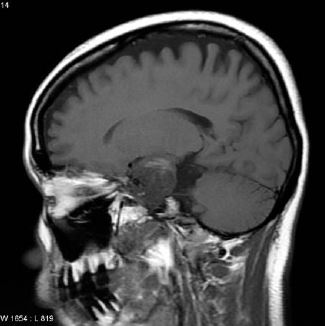
#> input picture Imagenes_Pruebas/cerebro.JPG, 325 x 326 px
$ jupyter execute --allow-errors '3.5 Añadir ruido tipo impulsivo.ipynb'
#> lines starting #> are read from the running program, lines starting #| are printed output that depends on the picture; after the words box and inside, x2 and y2 are one past the last pixel; in counts of white or black regions, pixels touching at a corner belong together
# Añadir ruido tipo impulsivo

# Ejercicio 3.5

* Seleccione una imagen

* Convertir a escala de gris

* Añadir ruido impulsivo cambiando los parámetros de la función anterior en al menos 3 casos diferentes

* Usando la función de Octave imnoise genere ruido impulsivo usando los mismos parámteros que usó anteriormente

* Por cada ejecución presente la imagen original y la imagen con ruido impulsivo,

[cell 1]
#Ejecutar para ver imagen original
from skimage import io

original = io.imread('Imagenes_Pruebas/cerebro.JPG')
#> original is the input picture: shape (326, 325, 3); min 0, max 255, mean 67
io.imshow(original)

[cell 2]
import numpy as np
import cv2 as cv
from skimage import io
import math


#Añade ruido impulsivo a una imagen

# b: imagen de salida con ruido
# a: imagen de entrada
# p: probabilidad del ruido
# imin: valor del impulso de ruido mínimo
# imax: valor del impulso de ruido máximo

a = io.imread('Imagenes_Pruebas/cerebro.JPG',0)
p = 0.02
imin = 2
imax = 4

print(a.shape)
#| (326, 325, 3)
mp = math.ceil(p*a.shape[0]*a.shape[1])
#> mp = 2119
turno = 0
b = a
for inp in range (mp):
    k = math.ceil(a.shape[0]*np.random.rand())-1
    l = math.ceil(a.shape[1]*np.random.rand())-1
    if (turno ==0):
        turno = 1
    else:
        turno = 0
        b[k][l] = imin
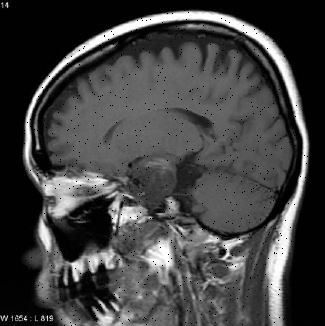
#> b: shape (326, 325, 3); 0.97% of pixels changed, all inside (x1, y1, x2, y2) = (0, 0, 325, 326)
io.imshow(b)

[cell 3]
import numpy as np
from skimage import io
import cv2
from matplotlib import pyplot as plt
from skimage.util import random_noise

I = cv2.imread('Imagenes_Pruebas/cerebro.JPG', 0); # 1/ -1: color mode; 0: gray mode
#> I: shape (326, 325); min 0, max 255, mean 67
#> (the rest of this cell did not finish here and is left out)


$ run again, with Imagenes_Pruebas/1gamma.jpg copied over Imagenes_Pruebas/cerebro.JPG
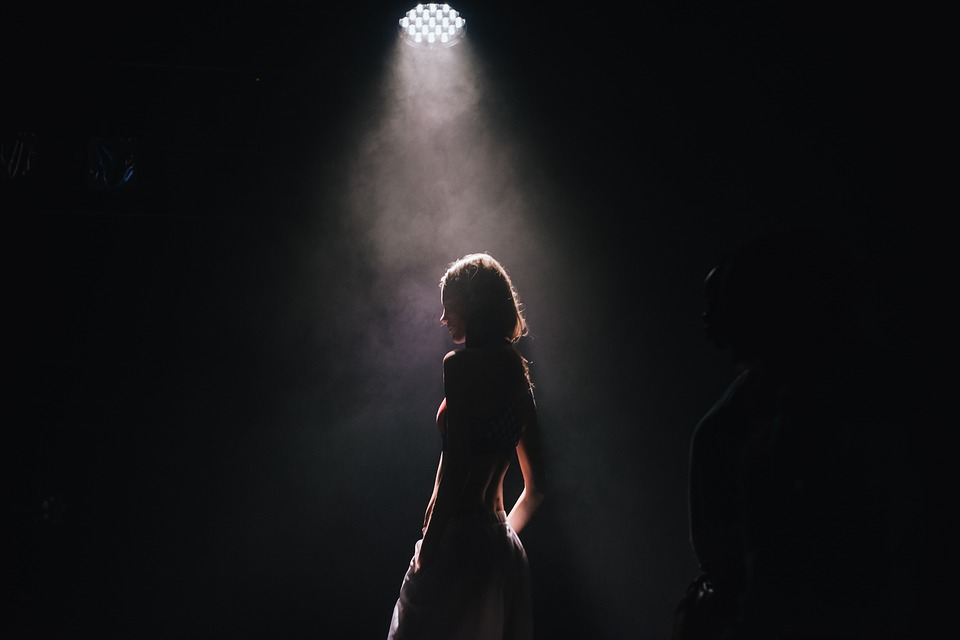
#> input picture Imagenes_Pruebas/1gamma.jpg, 960 x 640 px
#> original is the input picture: shape (640, 960, 3); mean R, G, B 21.4, 21.2, 23
#| (640, 960, 3)
#> after the loop `for inp in range (mp):`:
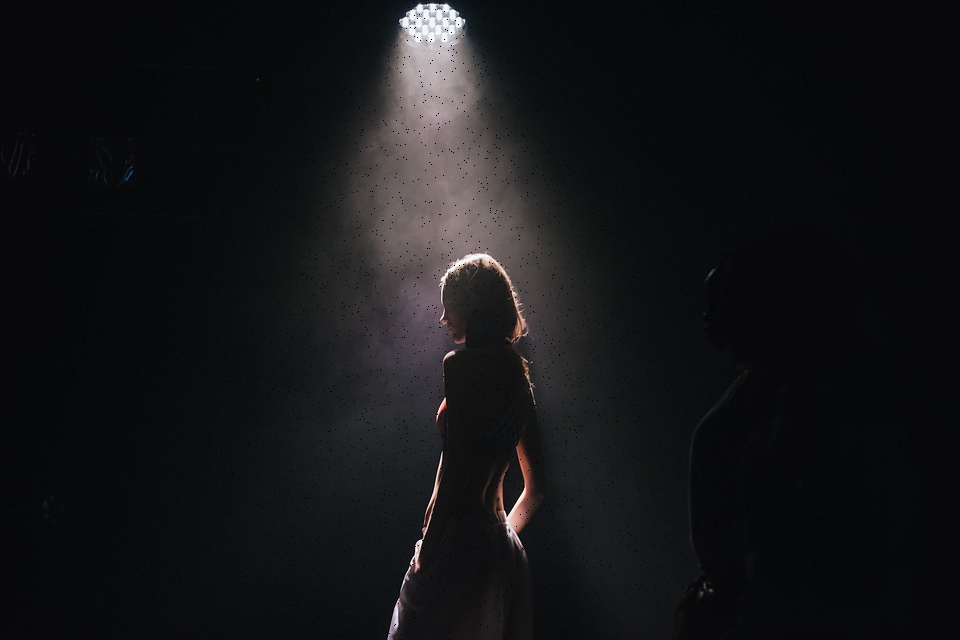
#> b: shape (640, 960, 3); 1% of pixels changed, all inside (x1, y1, x2, y2) = (0, 0, 960, 640)

$ run again, with Imagenes_Pruebas/2gamma.jpg copied over Imagenes_Pruebas/cerebro.JPG
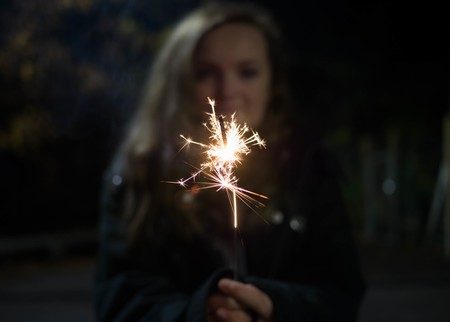
#> input picture Imagenes_Pruebas/2gamma.jpg, 450 x 322 px
#> original is the input picture: shape (322, 450, 3); mean R, G, B 24.2, 21.9, 19.7
#| (322, 450, 3)
#> after the loop `for inp in range (mp):`:
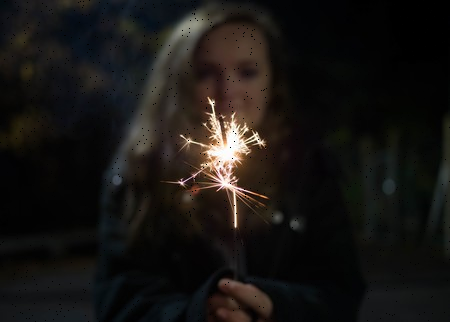
#> b: shape (322, 450, 3); 0.96% of pixels changed, all inside (x1, y1, x2, y2) = (0, 0, 450, 322)
#> `I = cv2.imread('Imagenes_Pruebas/cerebro.JPG', 0);`:
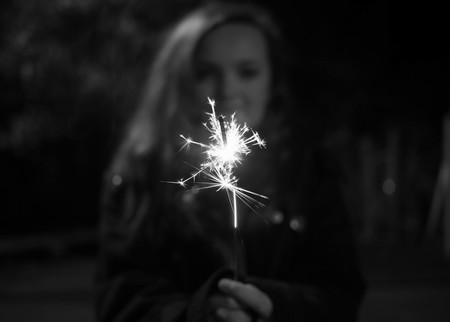
#> I: shape (322, 450); min 0, max 255, mean 22.3
